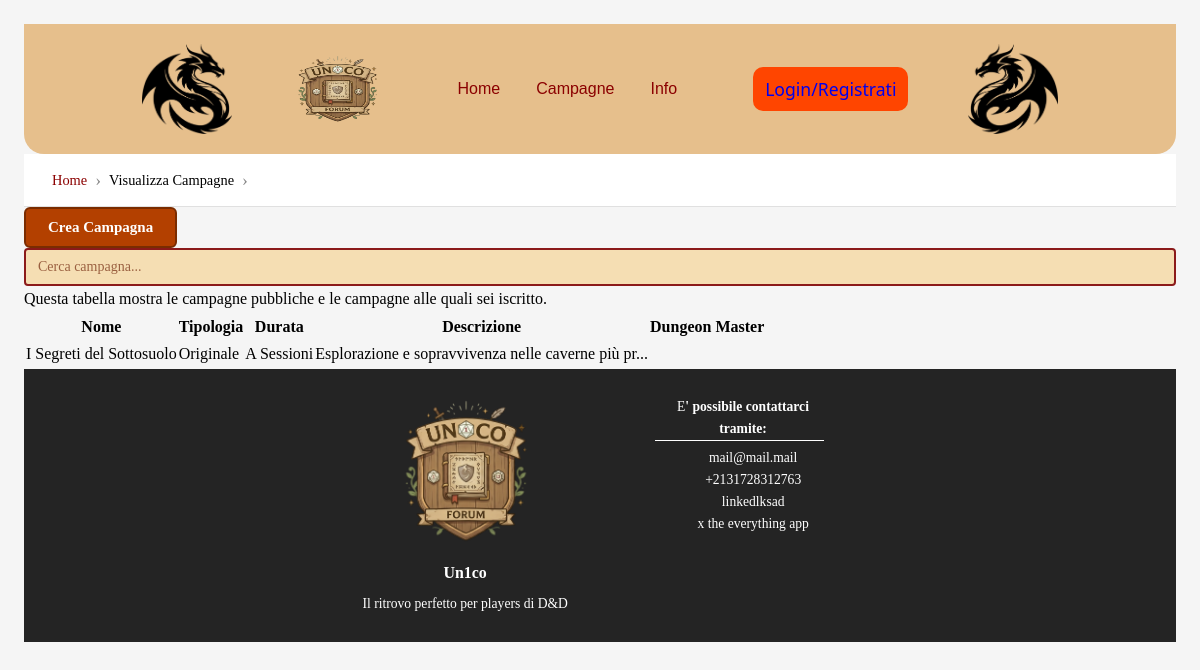
Before: /campagne with the older database file.
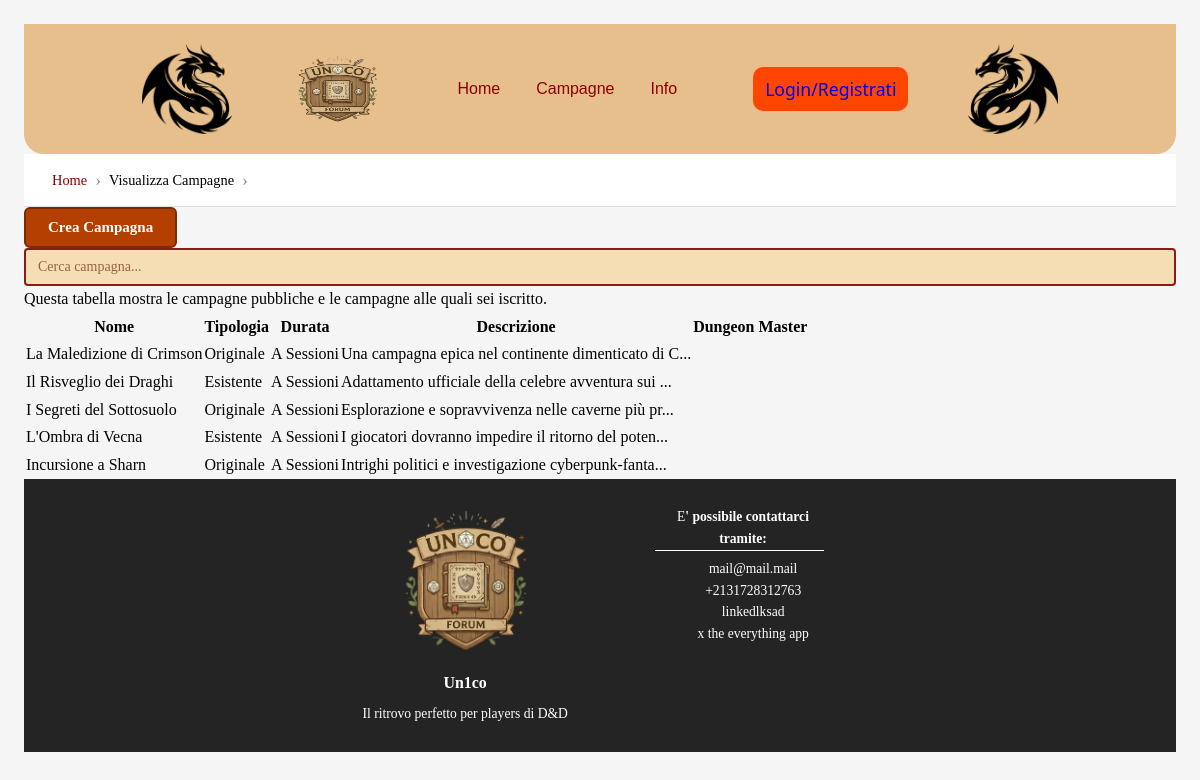
After: the same page with the newer database file.
### tables this page shows
create table Campagna (
    codice_campagna varchar(16) not null,
    nome varchar(255) not null,
    tipologia ENUM('Esistente', 'Originale') not null,
    durata ENUM('One Shot', 'A Sessioni') not null,
    descrizione text not null,
    dungeon_master varchar(255) not null,
    visibilita boolean not null,
    primary key (codice_campagna),
    foreign key (dungeon_master) references Utente(username) on delete cascade
);

### src/PHP/Queries/Queries.php (called while the page is built, shortened)
<?php
function getCampagnePubbliche(): ?array
{
    $query = "SELECT * FROM Campagna WHERE visibilita = 'true'";
    try {
        $connection = DBAccess::getInstance();
        $stmt = $connection->prepare($query);
        $stmt->execute();
        $result = $stmt->get_result();
        return $result->fetch_all(MYSQLI_ASSOC);
    } catch (mysqli_sql_exception $e) {
        error_log("Errore DB durante il caricamento campagne pubbliche: " . $e->getMessage());
        throw new DatabaseError("Si è verificato un errore nel caricamento dei dati.");
    }
}

### src/PHP/Pages/lista_campagne.php (the view, shortened to what this page needs)
<?php
require_once BASE_PATH . "/src/PHP/Helper/Helper.php";
require_once BASE_PATH . "/src/PHP/Queries/Queries.php";
$titolo = 'Lista delle campagne';
$descrizione = 'Guarda le campagne pubbliche e quelle a cui partecipi';
$keywords = 'campagne, gioco, unisciti, scopri, disponibili';
$page = file_get_contents(BASE_PATH . "/src/HTML/structure/lista_campagne.html");
try{
$campagne = getCampagnePubbliche();
$rowsHtml = '';
if ($campagne && count($campagne) > 0 ) {
    foreach ($campagne as $campagna) {
        $introDescrizione = strlen($campagna['descrizione']) > 50
            ? substr($campagna['descrizione'], 0, 50) . '...'
            : $campagna['descrizione'];
        $codiceCampagna = htmlspecialchars($campagna['codice_campagna'], ENT_QUOTES, 'UTF-8');
        $rowsHtml .= '<tr onclick="window.location.href=\'/scheda_campagna?codice=' . $codiceCampagna . '\'" style="cursor: pointer;">';
        $rowsHtml .= '<td>' . htmlspecialchars($campagna['nome']) . '</td>';
        $rowsHtml .= '<td>' . htmlspecialchars($campagna['tipologia']) . '</td>';
        $rowsHtml .= '<td>' . htmlspecialchars($campagna['durata']) . '</td>';
        $rowsHtml .= '<td>' . htmlspecialchars($introDescrizione) . '</td>';
        $rowsHtml .= '</tr>';
    }
} else {
    $rowsHtml = '<tr><td colspan="5">Nessuna campagna pubblica disponibile al momento.</td></tr>';
}
} catch (Exception $e) {
    $rowsHtml = '<tr><td colspan="5">Errore nel caricamento delle campagne.</td></tr>';
}
$page = str_replace('{{CAMPAGNE_ROWS}}', $rowsHtml, $page);
$header = headerPlaceholder($titolo, $descrizione, $keywords, "lista_campagne");
$footer = file_get_contents(BASE_PATH . "/src/HTML/template/footer.html");
$content = $header . $page . $footer;
echo $content;

### public/index.php (shortened to what this page needs)
<?php
$request_uri = parse_url($_SERVER['REQUEST_URI'], PHP_URL_PATH);
$routes = [
    '/' => 'home.php',
    '/area-personale' => 'area_personale.php',
    '/crea_campagna'  => 'crea_campagna.php',
    '/creazione_personaggio' => 'creazione_personaggio.php',
    '/campagne' => 'lista_campagne.php',
    '/dettaglio_campagna' => 'dettaglio_campagna.php',
    '/home'=> 'home.php',
    '/login' => 'login.php',
    '/registrazione' => 'registrazione.php',
    '/about_us' => 'su_di_noi.php',
];
if (array_key_exists($request_uri, $routes)) {
    require BASE_PATH . '/src/PHP/Pages/' . $routes[$request_uri];
} else {
    http_response_code(404);
    require BASE_PATH . '/src/PHP/Pages/404.php';
}

### src/PHP/Helper/Helper.php (shortened to what this page needs)
<?php
require_once BASE_PATH . "/src/PHP/Queries/Queries.php";
function headerPlaceholder(string $titolo, string $descrizione, string $keywords, string $source = "home"): string
{
    $content = file_get_contents(BASE_PATH . "/src/HTML/template/header.html");
    $content = str_replace("[TITOLO]", $titolo, $content);
    $content = str_replace("[DESCRIZIONE]", $descrizione, $content);
    $content = str_replace("[KEYWORDS]", $keywords, $content);
    $home = "<a href=\"/home\"><span lang=\"en\">Home</span></a>";
    $visualizza_campagne = "<a href=\"/campagne\">Visualizza Campagne</a>";
    $crea_campagna = "<a href=\"/crea_campagna\">Crea Campagna</a>";
    $forum = "";
    $about_us = "<li><a href=\"/about_us\" type=\"info\">Info</a></li>";
    $logo = "<img src=\"/assets/imgs/header_e_footer/logo.png\" href=\"/\" alt=\"Logo\" width=\"90\" height=\"70\">";
    $breadcrumb = "<li>Home</li>\n<li><span aria-current=\"page\"></span></li>";
    $login_register = "<button class=\"user\"><a href=\"/login\">Login/Registrati</a></button>";
    switch ($source) {
        case "lista_campagne":
            $visualizza_campagne = "<p>Visualizza Campagne</p>";
            $breadcrumb = "<li><a href=\"/home\">Home</a></li>\n<li>Visualizza Campagne</li>\n<li><span aria-current=\"page\"></span></li>";
            break;
    };
    $content = str_replace("[HOME]", $home, $content);
    $content = str_replace("[VISUALIZZA_CAMPAGNE]", $visualizza_campagne, $content);
    $content = str_replace("[CREA_CAMPAGNA]", $crea_campagna, $content);
    $content = str_replace("[FORUM]", $forum, $content);
    $content = str_replace("[ABOUT_US]", $about_us, $content);
    $content = str_replace("[LOGO]", $logo, $content);
    $content = str_replace("[BREADCRUMB]", $breadcrumb, $content);
    $content = str_replace("[LOGIN/REGISTER]", $login_register, $content);
    return $content;
}

### public/assets/CSS/ap_stylesheet.css (style rules this page uses)
* { padding: 0; margin: 0; box-sizing: border-box; text-decoration: none; list-style: none; }
body { height: 100%; font-family: 'Segoe UI', Tahoma, Geneva, Verdana, sans-serif; line-height: 1.6; background-color: #f5f5f5; }
.wrapper { min-height: 100vh; display: flex; flex-direction: column; }
.container { max-width: 1200px; margin: 0 0.5rem; padding: 0 20px; }
header { background: #E6BF8C; border-radius: 0px 0px 20px 20px; width: 100%; top: 0; right: 0; z-index: 10000; display: flex; align-items: center; justify-content: space-evenly; padding: 20px 5%; transition: all 0.5s ease; }
.left_dragon, .right_dragon { display: flex; }
.container li a { color: #8B0000; text-decoration: none; transition: all 0.5s ease; }
.navlinks li { display: inline-block; }
.navlinks li a, .dropbtn { display: block; color: #8B0000; text-align: center; padding: 14px 16px; text-decoration: none; font-family: 'Franklin Gothic Medium', 'Arial Narrow', Arial, sans-serif; transition: all 0.5s ease; }
.navlinks .dropdown { display: inline-block; }
.user { display: flex; align-items: center; background-color: orangered; padding: 10px 12px; border: none; border-radius: 10px; cursor: pointer; color: white; font-family: 'Segoe UI', Tahoma, Geneva, Verdana, sans-serif; font-size: 1.1rem; font-weight: 500; transition: all 0.5s ease; }
.breadcrumb { background-color: white; border-bottom: 1px solid #e0e0e0; padding: 0.75rem 0; font-size: 0.9rem; }
.breadcrumb ol { display: flex; flex-wrap: wrap; list-style: none; gap: 0.5rem; }
.breadcrumb li { display: flex; align-items: center; }
.breadcrumb li:not(:last-child)::after { content: "›"; margin-left: 0.5rem; color: #888; font-size: 1.1rem; }
.breadcrumb a { color: #2a5298; text-decoration: none; }
footer { background-color: rgb(36, 36, 36); color: #FFFFFF; padding: 1em; font-size: 0.85em; }
#footer_container { display: flex; justify-content: space-around; margin: auto; max-width: 50%; }
#footer_titolo { display: flex; flex-direction: column; align-items: center; text-align: center; }
#footer_titolo h3 { margin-bottom: 0.5em; text-align: center; }
#footer_titolo p { margin-bottom: 1em; }
#footer_titolo img { vertical-align: middle; height: auto; width: auto; max-width: 150px; max-height: 150px; margin: 1em 0em; }
#footer_contatti { width: 30%; margin-right: 1em; text-align: center; }
#footer_contatti p { border-bottom: 1px solid white; padding: 1em 0em 0em 0.5em; margin-bottom: 0.5em; }
#footer_contatti ul { margin-left: 1em; }
#footer_contatti li { margin-left: 1em; }

### public/assets/CSS/cr_pr_g.css (style rules this page uses)
* { box-sizing: border-box; margin: 0; padding: 0; }
body { font-family: Georgia, 'Times New Roman', serif; }
input[type="text"], input[type="number"], textarea { width: 100%; padding: 9px 12px; border: 2px solid #8B1A1A; border-radius: 4px; background-color: #F5DEB3; color: #3D0505; font-size: 14px; font-family: Georgia, serif; resize: vertical; transition: border-color 0.15s, outline 0.15s; }
input[type="text"]::placeholder, textarea::placeholder { color: #9A6040; }
button { background-color: #B34000; color: #ffffff; border: 2px solid #7A2C00; border-radius: 6px; padding: 10px 22px; font-size: 15px; font-family: Georgia, serif; font-weight: 700; cursor: pointer; transition: background 0.15s, transform 0.1s; }

### public/assets/CSS/logpsw.css (style rules this page uses)
* { box-sizing: border-box; margin: 0; padding: 0; }
body { display:block; font-family: Georgia, 'Times New Roman', serif; padding: 1.5rem; border-radius: 8px; }
input[type="text"], input[type="email"], input[type="password"] { width: 100%; padding: 9px 12px; border: 2px solid #8B1A1A; border-radius: 4px; background: #F5DEB3; color: #3D0505; font-size: 14px; font-family: Georgia, serif; transition: border-color 0.15s; }
input[type="text"]::placeholder, input[type="email"]::placeholder, input[type="password"]::placeholder { color: #9A6040; }

Changed rows visible on the page:
now on this page (row edited): campagna: nome "La Maledizione di Crimson", tipologia "Originale", durata "A Sessioni", descrizione "Una campagna epica nel continente dimenticato di C..."
now on this page (row edited): campagna: nome "Il Risveglio dei Draghi", tipologia "Esistente", durata "A Sessioni", descrizione "Adattamento ufficiale della celebre avventura sui ..."
now on this page (row edited): campagna: nome "L'Ombra di Vecna", tipologia "Esistente", durata "A Sessioni", descrizione "I giocatori dovranno impedire il ritorno del poten..."
now on this page (row edited): campagna: nome "Incursione a Sharn", tipologia "Originale", durata "A Sessioni", descrizione "Intrighi politici e investigazione cyberpunk-fanta..."
